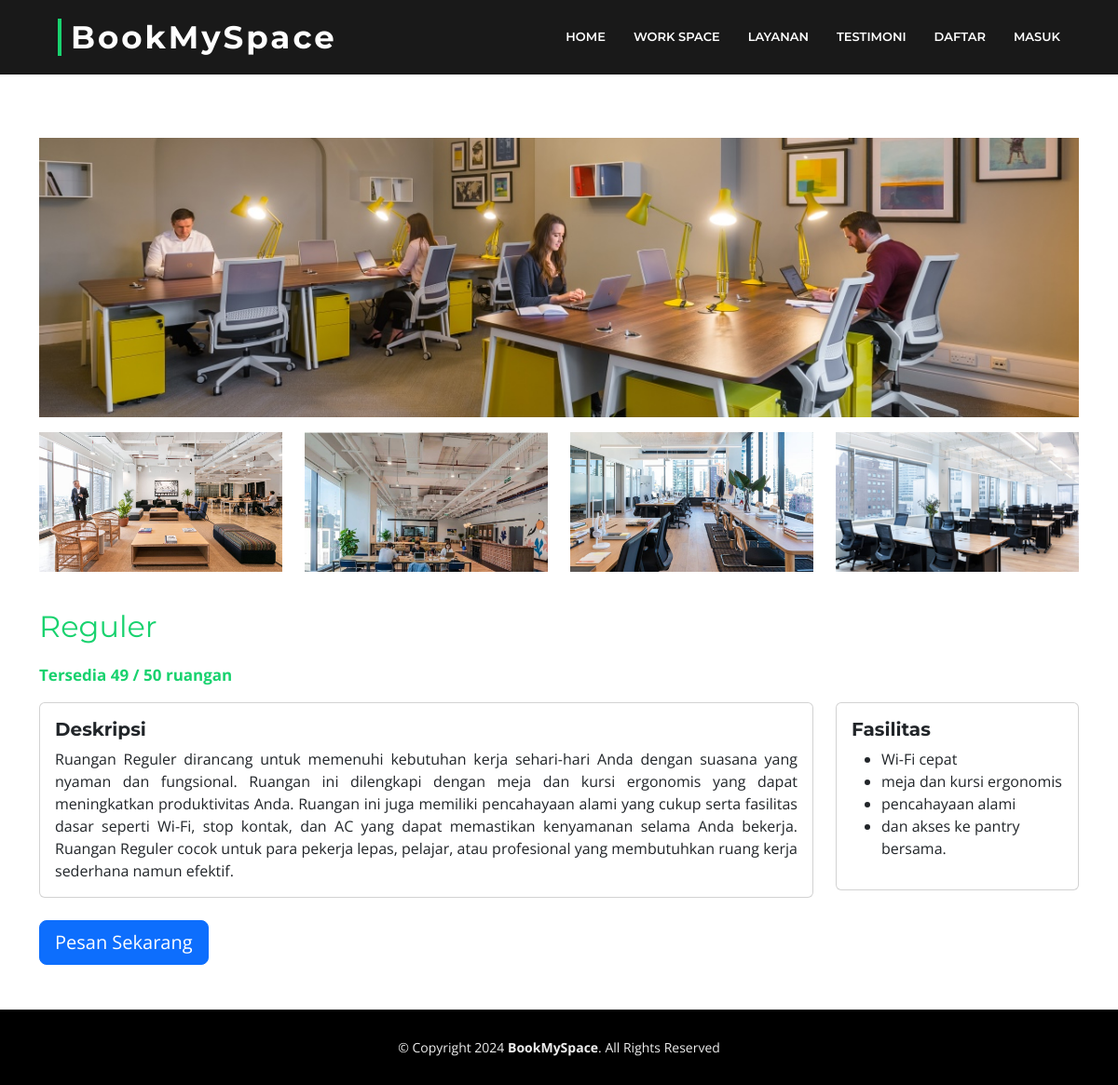
The app's page /rooms.php?room_id=1 with its own data.
### tables this page shows
CREATE TABLE `rooms` (
  `room_id` int(11) NOT NULL,
  `room_name` varchar(255) DEFAULT NULL,
  `category` enum('reguler','vip','vvip') DEFAULT NULL,
  `description` text NOT NULL,
  `facilities` text DEFAULT NULL,
  `base_price_hour` decimal(10,2) DEFAULT NULL,
  `base_price_day` decimal(10,2) DEFAULT NULL,
  `base_price_month` decimal(10,2) DEFAULT NULL,
  `stock` int(11) DEFAULT NULL,
  `image` varchar(255) NOT NULL,
  `created_at` datetime DEFAULT current_timestamp()
);

CREATE TABLE `room_images` (
  `image_id` int(11) NOT NULL,
  `room_id` int(11) DEFAULT NULL,
  `image_path` varchar(255) DEFAULT NULL,
  `created_at` datetime DEFAULT current_timestamp()
);

### rooms.php (the view, shortened to what this page needs)
<?php
require('koneksi.php');
$room_id = isset($_GET['room_id']) ? $_GET['room_id'] : 0;
$room_query = "SELECT * FROM rooms WHERE room_id = $room_id";
$room_result = $conn->query($room_query);
$room = $room_result->fetch_assoc();
$image_query = "SELECT * FROM room_images WHERE room_id = $room_id";
$image_result = $conn->query($image_query);
$images = $image_result->fetch_all(MYSQLI_ASSOC);
$room_type = $room['category'];
switch ($room_type) {
    case 'reguler':
        $total_stock = 50;
        break;
}
$available_stock = $room['stock'];
?>
<!DOCTYPE html>
<html lang="en">
<head>
  <link href="assets/vendor/animate.css/animate.min.css" rel="stylesheet">
  <link href="assets/vendor/aos/aos.css" rel="stylesheet">
  <link href="assets/vendor/bootstrap/css/bootstrap.min.css" rel="stylesheet">
  <link href="assets/vendor/bootstrap-icons/bootstrap-icons.css" rel="stylesheet">
  <link href="assets/vendor/glightbox/css/glightbox.min.css" rel="stylesheet">
  <link href="assets/vendor/swiper/swiper-bundle.min.css" rel="stylesheet">
  <link href="assets/css/style.css" rel="stylesheet">
</head>
<body>
  <header id="header" class="fixed-top d-flex align-items-center">
    <div class="container-fluid">
      <div class="row justify-content-center align-items-center">
        <div class="col-xl-11 d-flex align-items-center justify-content-between">
          <h1 class="logo"><a href="index.php">BookMySpace</a></h1>
          <nav id="navbar" class="navbar">
            <ul>
              <li><a class="nav-link scrollto" href="index.php#hero">Home</a></li>
              <li><a class="nav-link scrollto" href="index.php#workspace">Work Space</a></li>
              <li><a class="nav-link scrollto" href="index.php#layanan">Layanan</a></li>
              <li><a class="nav-link scrollto" href="index.php#testimoni">Testimoni</a></li>
              <?php if (!isset($_SESSION['user_id'])) : ?>
                <li><a class="nav-link" href="daftar.php">Daftar</a></li>
                <li><a class="nav-link" href="masuk.php">Masuk</a></li>
              <?php endif; ?>
            </ul>
          </nav>
        </div>
      </div>
    </div>
  </header>
  <main id="main" class="container my-5">
    <div class="row">
      <div class="col-12 mb-3">
        <img src="<?php echo $room['image']; ?>" class="img-fluid main-image" alt="<?php echo $room['room_name']; ?>">
      </div>
      <div class="col-12">
        <div class="row">
          <?php foreach ($images as $image) : ?>
            <div class="col-6 col-md-3 mb-3">
              <img src="<?php echo $image['image_path']; ?>" class="img-fluid additional-image" alt="Room Image">
            </div>
          <?php endforeach; ?>
        </div>
      </div>
      <div class="col-12 mt-4">
        <h2 class="title" style="font-family: 'Montserrat', sans-serif; color: #18d26e;"><?php echo $room['room_name']; ?></h2>
      </div>
      <p class="stock-info mb-0" style="color: #18d26e; font-size: 17px;">Tersedia <?php echo $available_stock; ?> / <?php echo $total_stock; ?> ruangan</p>
      <div class="col-12 mt-3">
        <div class="row">
          <div class="col-md-9 mb-3 mb-md-0">
            <div class="card">
              <div class="card-body">
                <h5 class="card-title"><b>Deskripsi</b></h5>
                <p class="card-text" style="text-align: justify;"><?php echo $room['description']; ?></p>
              </div>
            </div>
          </div>
          <div class="col-md-3">
            <div class="card">
              <div class="card-body">
                <h5 class="card-title"><b>Fasilitas</b></h5>
                <ul>
                  <?php foreach (explode(',', $room['facilities']) as $facility) : ?>
                    <li><?php echo $facility; ?></li>
                  <?php endforeach; ?>
                </ul>
              </div>
            </div>
          </div>
        </div>
      </div>
      <div class="col-12 mt-4">
        <div class="d-flex justify-content-between align-items-center flex-column flex-md-row">
          <?php if (isset($_SESSION['user_id'])): ?>
            <?php if ($available_stock > 0): ?>
              <a href="checkout.php?room_id=<?php echo $room['room_id']; ?>" class="btn btn-primary btn-lg">Pesan Sekarang</a>
            <?php else: ?>
              <button class="btn btn-secondary btn-lg" disabled>Ruangan Tidak Tersedia</button>
            <?php endif; ?>
          <?php else: ?>
            <button class="btn btn-primary btn-lg" onclick="alert('Anda harus login terlebih dahulu!'); window.location.href='masuk.php';">Pesan Sekarang</button>
          <?php endif; ?>
        </div>
      </div>
    </div>
  </main>
  <footer id="footer">
    <div class="container">
      <div class="copyright">
        &copy; Copyright 2024 <strong>BookMySpace</strong>. All Rights Reserved
      </div>
    </div>
  </footer>
</body>
</html>

### assets/css/style.css (style rules this page uses)
body { background: #fff; color: #666666; font-family: "Open Sans", sans-serif; }
a { color: #18d26e; transition: 0.5s; text-decoration: none; }
p { padding: 0; margin: 0 0 30px 0; }
h1, h2, h3, h4, h5, h6 { font-family: "Montserrat", sans-serif; font-weight: 400; margin: 0 0 20px 0; padding: 0; }
#header { transition: all 0.5s; z-index: 997; background: rgba(0, 0, 0, 0.9); height: 80px; }
#header .logo { font-size: 34px; margin: 0; padding: 0; font-family: "Montserrat", sans-serif; font-weight: 700; letter-spacing: 3px; padding-left: 10px; border-left: 4px solid #18d26e; }
#header .logo a { color: #fff; }
.navbar { padding: 0; }
.navbar ul { margin: 0; padding: 0; display: flex; list-style: none; align-items: center; }
.navbar li { position: relative; }
.navbar a, .navbar a:focus { display: flex; align-items: center; justify-content: space-between; padding: 10px 0 10px 30px; font-family: "Montserrat", sans-serif; font-size: 13px; font-weight: 600; color: #fff; white-space: nowrap; text-transform: uppercase; transition: 0.3s; }
#footer { background: #000; padding: 0 0 30px 0; color: #eee; font-size: 14px; }
#footer .copyright { text-align: center; padding-top: 30px; }

### rooms.php (style rules this page uses)
#main { padding-top: 100px; }
.main-image { object-fit: cover; width: 100%; height: 300px; }
.additional-image { object-fit: cover; width: 100%; height: 150px; }
.stock-info { font-weight: bold; margin-right: 15px; }

### records on screen
rooms: image (picture), room_name "Reguler", stock "49", category "50", description "Ruangan Reguler dirancang untuk memenuhi kebutuhan kerja sehari-hari Anda dengan suasana yang nyaman dan fungsional. Ruangan ini dilengkapi dengan meja dan kursi ergonomis yang dapat meningkatkan produktivitas Anda. Ruangan ini juga memiliki pencahayaan alami yang cukup serta fasilitas dasar seperti Wi-Fi, stop kontak, dan AC yang dapat memastikan kenyamanan selama Anda bekerja. Ruangan Reguler cocok untuk para pekerja lepas, pelajar, atau profesional yang membutuhkan ruang kerja sederhana namun efektif.", facilities "Wi-Fi cepat", facilities "meja dan kursi ergonomis", facilities "pencahayaan alami", facilities "dan akses ke pantry bersama."
room_images: image_path (picture)
room_images: image_path (picture)
room_images: image_path (picture)
room_images: image_path (picture)
